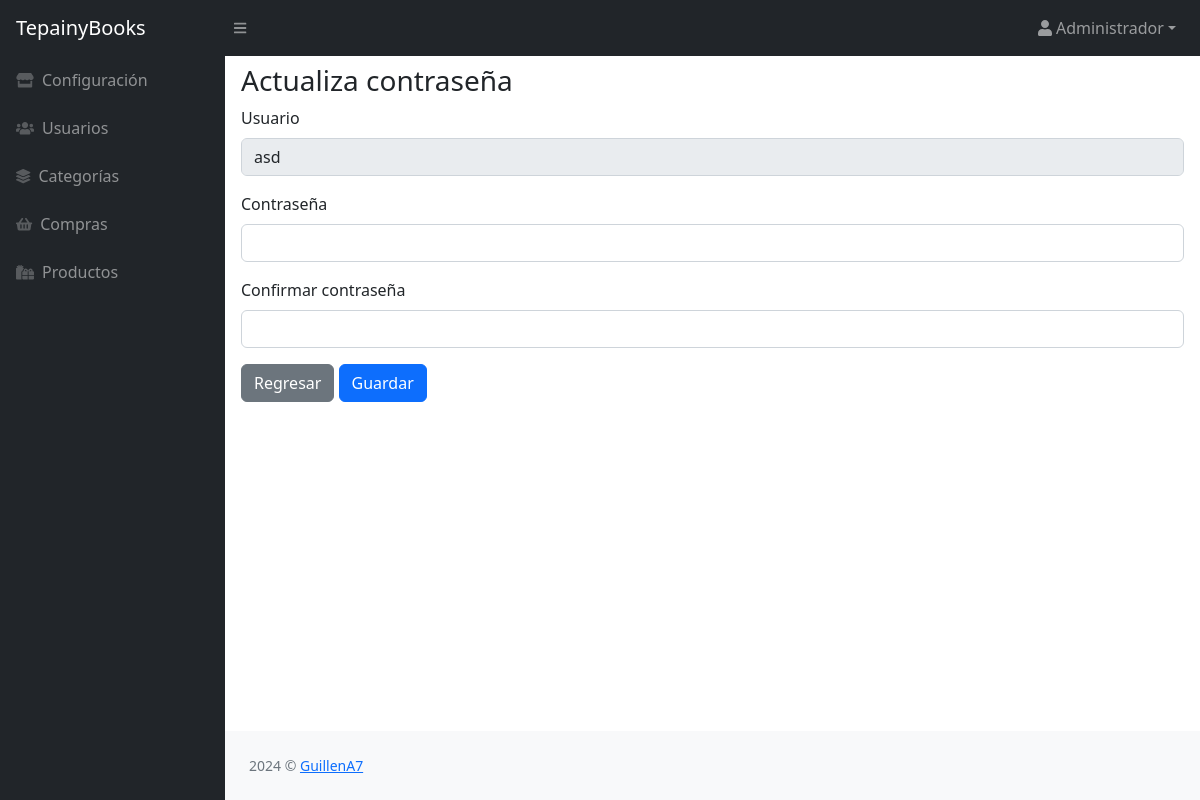
Before: /admin/usuarios/cambiar_password.php?user_id=1 (signed in) with the older database file.
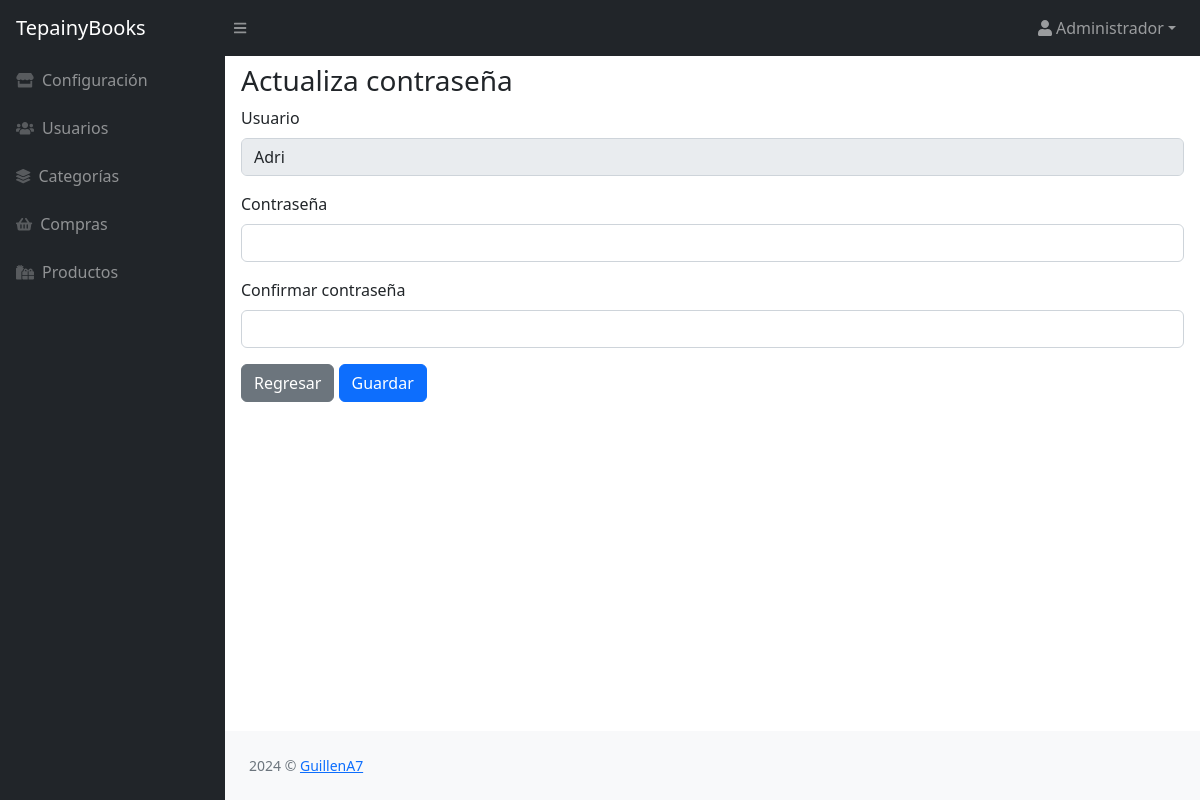
After: the same page with the newer database file.
### tables this page shows
CREATE TABLE `usuarios` (
  `id` int(11) NOT NULL,
  `usuario` varchar(30) NOT NULL,
  `password` varchar(120) NOT NULL,
  `activacion` int(11) NOT NULL DEFAULT 0,
  `token` varchar(40) NOT NULL,
  `token_password` varchar(40) DEFAULT NULL,
  `password_request` int(11) NOT NULL DEFAULT 0,
  `id_cliente` int(11) NOT NULL
);

### admin/usuarios/cambiar_password.php (the view, shortened to what this page needs)
<?php
$user_id = $_GET['user_id'] ?? $_POST['user_id'] ?? '';
$db = new Database();
$con = $db->conectar();
$sql = "SELECT id, usuario FROM usuarios WHERE id = $user_id";
$resultado = $con->query($sql);
$usuario = $resultado->fetch(PDO::FETCH_ASSOC);
require '../header.php';
?>
<main>
    <div class="container-fluid px-3">
        <h3 class="mt-2">Actualiza contraseña</h3>
        <form action="cambiar_password.php" method="post" enctype="multipart/form-data" autocomplete="off">
            <div class="mb-3">
                <label for="usuario" class="form-label">Usuario</label>
                <input type="text" class="form-control" name="usuario" id="usuario" value="<?php echo $usuario['usuario']; ?>" disabled>
            </div>
            <div class="mb-3">
                <label for="password" class="form-label">Contraseña</label>
                <input type="password" class="form-control" name="password" id="password" required autofocus>
            </div>
            <div class="mb-3">
                <label for="repassword" class="form-label">Confirmar contraseña</label>
                <input type="password" class="form-control" name="repassword" id="repassword" required>
            </div>
            <a href="index.php" class="btn btn-secondary">Regresar</a>
            <button type="submit" class="btn btn-primary">Guardar</button>
        </form>
    </div>
</main>
<?php require '../footer.php'; ?>

Changed rows visible on the page:
changed usuarios: usuario "asd" → "Adri"
